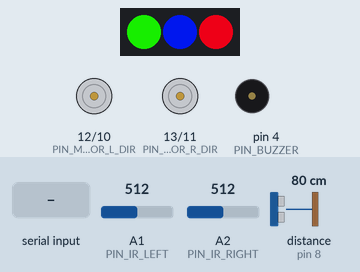
Bench run of a sketch on a simulated Arduino Uno, built with avr-gcc and run on an emulated ATmega328P. Shown: 3 RGB LEDs in strip order, left to right, direction and speed pins drawn as motors (green arrow = direction pin HIGH = forward, orange = LOW = backward, longer = more drive), buzzer (waves = sounding). Wiring (inferred from the names in the program): ultrasonic range finder: trigger pin 7; echo pin 8. Inputs (shaded band) come from the test bench; at power-on: distance to the obstacle (sensor on pin 8) 80 cm, A1 (PIN_IR_LEFT) = 512, A2 (PIN_IR_RIGHT) = 512. The echo pulse lasts 58.3 µs per cm; random numbers use the default seed unless the sketch sets one.

Above: at 1.3 s.
1.4 s: distance to the obstacle (sensor on pin 8) set to 9 cm
At 2.18 s:
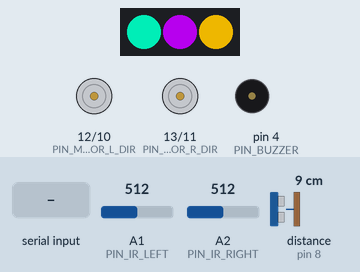
4.4 s: distance to the obstacle (sensor on pin 8) set to 6 cm
At 5.7 s:
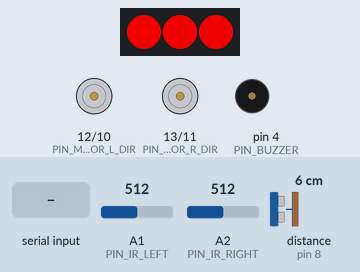
7.4 s: "V\n" received over Serial
At 7.56 s:
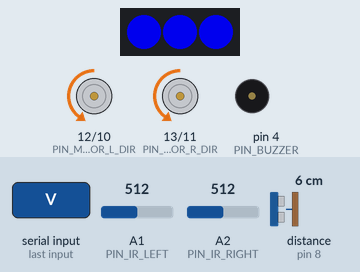
10.4 s: distance to the obstacle (sensor on pin 8) set to 11 cm
13.4 s: distance to the obstacle (sensor on pin 8) set to 14 cm
15.3 s: "start\n" received over Serial
At 16.1 s:
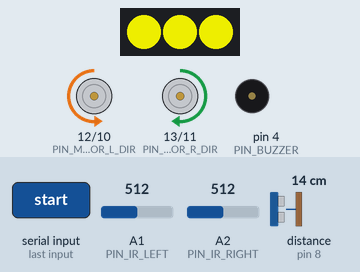
Timing chart, 0 to 19.3 s (numbered marks = the images above; inputs shaded):
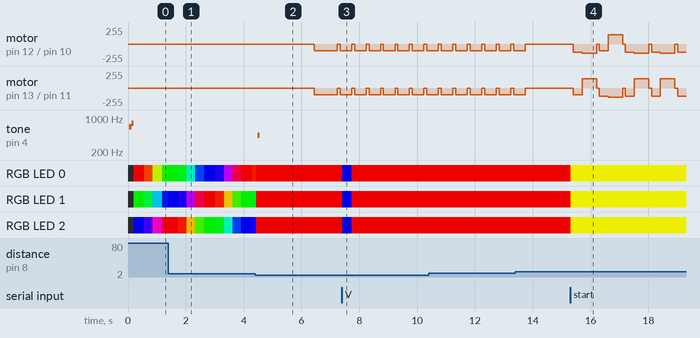

Measured:
- the behaviour switches between 8 and 7 cm on distance to the obstacle (sensor on pin 8) (found by bisection; images 1 and 2)
- after the input at 4.4 s, motor on pin 12 (PIN_MOTOR_L_DIR) / pin 10 (PIN_MOTOR_L_PWM), motor on pin 13 (PIN_MOTOR_R_DIR) / pin 11 (PIN_MOTOR_R_PWM): stopped → backward 100/255 after 2.0 s, → stopped 0.80 s later, → backward 100/255 0.10 s later; tone on pin 4 (PIN_BUZZER): silent → 439 Hz after 0.08 s, → silent 0.08 s later
- after the input at 7.4 s, RGB LED 0–2: RGB(200, 0, 0) → RGB(0, 0, 200) at once, → RGB(200, 0, 0) 0.33 s later

The sketch:

rc_car_v3_stable.ino
```cpp
/* ===== 라이브러리 ===== */
#include <Adafruit_NeoPixel.h>
#include <SoftwareSerial.h>

/* ===== 핀 번호 설정 (L298P 쉴드 고정) ===== */
#define PIN_MOTOR_L_DIR     12
#define PIN_MOTOR_L_PWM     10
#define PIN_MOTOR_R_DIR     13
#define PIN_MOTOR_R_PWM     11

#define PIN_LED             5
#define PIN_BUZZER          4

/* ===== 초음파 센서 핀 설정 ===== */
#define PIN_US_TRIG         7
#define PIN_US_ECHO         8

/* ===== 적외선 센서(좌/우) ===== */
#define PIN_IR_LEFT         A1
#define PIN_IR_RIGHT        A2

#define IR_THRESHOLD        500   // 환경 따라 튜닝(0~1023)
#define IR_DETECTED(v)      ((v) < IR_THRESHOLD)  // 값이 작아질 때 감지라면 이대로
// 값이 커질 때 감지면: #define IR_DETECTED(v) ((v) > IR_THRESHOLD)

/* ===== 주행 및 회피 설정 ===== */
#define DRIVE_SPEED         120
#define DETECT_DISTANCE_CM  15
#define EMERGENCY_CM        6

#define EMERGENCY_LOCK_MS   2000UL
#define REVERSE_MS          800UL
#define REVERSE_SPEED       100
#define RECOVER_PAUSE_MS    100UL
#define CLEAR_DISTANCE_CM   12

#define AVOID_PAUSE_MS      100UL
#define AVOID_REVERSE_MS    300UL
#define AVOID_FORWARD_MS    500UL
#define AVOID_OUTER_PWM     160
#define AVOID_INNER_PWM     70
#define AVOID_SPIN_PWM      140

#define CMD_BUFFER_SIZE     20

/* ===== 주기(성능/반응성 개선) ===== */
#define RAINBOW_INTERVAL_MS 30UL    // 레인보우 업데이트 주기
#define SONAR_INTERVAL_MS   70UL    // 초음파 측정 주기

/* ===== 블루투스 설정 ===== */
SoftwareSerial bluetooth(2, 3); // RX, TX

/* ===== NeoPixel ===== */
#define NUM_PIXELS          3
Adafruit_NeoPixel led(NUM_PIXELS, PIN_LED, NEO_GRB + NEO_KHZ800);

/* ===== [추가] 조종 모드 ===== */
enum ControlMode {
  MODE_IDLE,     // 정지(명령 대기)
  MODE_AUTO,     // 기존 자율주행
  MODE_MANUAL    // [추가] 블루투스 수동조종
};
ControlMode mode = MODE_IDLE;

/* ===== [추가] 수동조종 상태 ===== */
int manualSpeed = 160;          // 0~255 (V 명령으로 변경 가능)
int manualTurnDelta = 90;       // 좌/우 회전 시 감속폭 (원하면 튜닝)
int manualLeftPWM = 0;          // 현재 적용할 좌측 PWM(-255~255)
int manualRightPWM = 0;         // 현재 적용할 우측 PWM(-255~255)
unsigned long lastManualCmdAt = 0;
#define MANUAL_TIMEOUT_MS 600UL  // 수동 모드에서 명령 끊기면 자동 정지

/* ===== 전역 변수 ===== */
char cmdBuffer[CMD_BUFFER_SIZE];
int cmdIndex = 0;

uint16_t rainbowHue = 0;
int avoidDir = -1; // -1: 좌회전, +1: 우회전

/* 초음파 거리 캐시 */
long lastDistCm = 999;
unsigned long nextSonarAt = 0;

/* 레인보우 타이밍 */
unsigned long nextRainbowAt = 0;

/* ===== 동작 상태 ===== */
enum RunState {
  STATE_NORMAL,
  STATE_EMERGENCY_LOCK,
  STATE_RECOVERY_REVERSE,
  STATE_RECOVER_PAUSE,     // (delay 제거용) 후진 후 잠깐 멈춤
  STATE_AVOID_PAUSE,
  STATE_AVOID_REVERSE,
  STATE_AVOID_FORWARD
};
RunState runState = STATE_NORMAL;
unsigned long stateUntil = 0;

/* ==============================
 * 부저(타이머 충돌 회피)
 * ============================== */
void playToneNoTimer(int pin, int frequency, int duration) {
  long period = 1000000L / frequency;
  long pulse = period / 2;
  for (long i = 0; i < duration * 1000L; i += period) {
    digitalWrite(pin, HIGH); delayMicroseconds(pulse);
    digitalWrite(pin, LOW);  delayMicroseconds(pulse);
  }
}

/* ==============================
 * NeoPixel 유틸
 * ============================== */
void setAllPixels(uint8_t R, uint8_t G, uint8_t B) {
  for (int i = 0; i < NUM_PIXELS; i++) led.setPixelColor(i, led.Color(R, G, B));
  led.show();
}

/* [수정] 호출 1번당 1스텝만 레인보우 진행(응답성 개선) */
void showIdleRainbowStep() {
  for (int i = 0; i < NUM_PIXELS; i++) {
    int pixelHue = rainbowHue + (i * 65536L / NUM_PIXELS);
    led.setPixelColor(i, led.gamma32(led.ColorHSV(pixelHue)));
  }
  led.show();
  rainbowHue += 512; // 속도(원하면 256/1024 등으로 조절)
}

/* ==============================
 * 모터 제어
 * ============================== */
void motorStop() {
  analogWrite(PIN_MOTOR_L_PWM, 0);
  analogWrite(PIN_MOTOR_R_PWM, 0);
}

void motorSetLeft(int pwm) {
  digitalWrite(PIN_MOTOR_L_DIR, pwm >= 0 ? HIGH : LOW);
  analogWrite(PIN_MOTOR_L_PWM, abs(pwm));
}

void motorSetRight(int pwm) {
  digitalWrite(PIN_MOTOR_R_DIR, pwm >= 0 ? HIGH : LOW);
  analogWrite(PIN_MOTOR_R_PWM, abs(pwm));
}

void driveForward(int pwm) { motorSetLeft(pwm); motorSetRight(pwm); }
void driveReverse(int pwm) { motorSetLeft(-pwm); motorSetRight(-pwm); }

/* [추가] 수동 PWM 적용 */
void applyManualDrive() {
  motorSetLeft(manualLeftPWM);
  motorSetRight(manualRightPWM);
}

/* ==============================
 * 초음파 거리 측정
 * ============================== */
long readDistanceCm() {
  digitalWrite(PIN_US_TRIG, LOW); delayMicroseconds(2);
  digitalWrite(PIN_US_TRIG, HIGH); delayMicroseconds(10);
  digitalWrite(PIN_US_TRIG, LOW);

  unsigned long dur = pulseIn(PIN_US_ECHO, HIGH, 18000UL); // ~3m 내외
  return dur == 0 ? 999 : (long)(dur / 58);
}

void updateSonarIfDue(unsigned long nowMs) {
  if ((long)(nowMs - nextSonarAt) < 0) return;
  lastDistCm = readDistanceCm();
  nextSonarAt = nowMs + SONAR_INTERVAL_MS;
}

/* ==============================
 * 상태 관리
 * ============================== */
void setState(RunState s) {
  runState = s;
  switch (s) {
    case STATE_NORMAL:
      break;

    case STATE_EMERGENCY_LOCK:
      motorStop();
      setAllPixels(255, 0, 0); // 빨간색
      break;

    case STATE_RECOVERY_REVERSE:
      setAllPixels(255, 0, 0);
      driveReverse(REVERSE_SPEED);
      break;

    case STATE_RECOVER_PAUSE:
      motorStop();
      setAllPixels(255, 0, 0);
      break;

    case STATE_AVOID_PAUSE:
      motorStop();
      setAllPixels(255, 255, 0); // 주황색
      break;

    case STATE_AVOID_REVERSE:
      setAllPixels(255, 255, 0);
      driveReverse(REVERSE_SPEED);
      break;

    case STATE_AVOID_FORWARD:
      if (avoidDir < 0) {                // 좌회전
        motorSetLeft(-AVOID_SPIN_PWM);   // 왼쪽 후진
        motorSetRight( AVOID_SPIN_PWM);  // 오른쪽 전진
      } else {                           // 우회전
        motorSetLeft( AVOID_SPIN_PWM);   // 왼쪽 전진
        motorSetRight(-AVOID_SPIN_PWM);  // 오른쪽 후진
      }
      break;
  }
}

void enterEmergencyLock(unsigned long nowMs) {
  setState(STATE_EMERGENCY_LOCK);
  playToneNoTimer(PIN_BUZZER, 440, 70);
  stateUntil = nowMs + EMERGENCY_LOCK_MS;
}

void startRecoveryReverse(unsigned long nowMs, unsigned long durationMs) {
  setState(STATE_RECOVERY_REVERSE);
  stateUntil = nowMs + durationMs;
}

void startRecoverPause(unsigned long nowMs) {
  setState(STATE_RECOVER_PAUSE);
  stateUntil = nowMs + RECOVER_PAUSE_MS;
}

void recoverDecision(unsigned long nowMs) {
  // 잠깐 멈춘 뒤 거리 다시 보고 반복/복귀
  updateSonarIfDue(nowMs); // 여기선 즉시 갱신해도 OK
  if (lastDistCm <= CLEAR_DISTANCE_CM) startRecoveryReverse(nowMs, 400UL);
  else setState(STATE_NORMAL);
}

void startAvoidWithDir(unsigned long nowMs, int dir) {
  avoidDir = (dir < 0) ? -1 : 1;
  setState(STATE_AVOID_PAUSE);
  stateUntil = nowMs + AVOID_PAUSE_MS;
}

void startAvoidRandom(unsigned long nowMs) {
  avoidDir = (random(0, 2) == 0) ? -1 : 1;
  setState(STATE_AVOID_PAUSE);
  stateUntil = nowMs + AVOID_PAUSE_MS;
}

/* ==============================
 * [추가] 수동 명령 처리
 * ============================== */
void manualSetStop() {
  manualLeftPWM = 0;
  manualRightPWM = 0;
}

void manualSetForward() {
  manualLeftPWM  = manualSpeed;
  manualRightPWM = manualSpeed;
}

void manualSetBackward() {
  manualLeftPWM  = -manualSpeed;
  manualRightPWM = -manualSpeed;
}

void manualSetLeft() {
  manualLeftPWM  = -manualSpeed; // 왼쪽 후진
  manualRightPWM =  manualSpeed; // 오른쪽 전진
}

void manualSetRight() {
  manualLeftPWM  =  manualSpeed; // 왼쪽 전진
  manualRightPWM = -manualSpeed; // 오른쪽 후진
}

/* ==============================
 * 명령 처리
 * ============================== */
void processCommand() {
  // 공통: 공백 제거(간단)

  /* ===== 기존: stop/start ===== */
  if (strcmp(cmdBuffer, "stop") == 0) {
    mode = MODE_IDLE;
    setState(STATE_NORMAL);
    motorStop();
    setAllPixels(0, 0, 0);
    manualSetStop();

  } else if (strcmp(cmdBuffer, "start") == 0) {
    mode = MODE_AUTO;
    setState(STATE_NORMAL);
    nextSonarAt = 0;
    nextRainbowAt = 0;

  /* ===== [추가] 수동 모드 진입/종료 ===== */
  } else if (strcmp(cmdBuffer, "manual") == 0 || strcmp(cmdBuffer, "mstart") == 0) {
    mode = MODE_MANUAL;
    setState(STATE_NORMAL);
    manualSetStop();
    lastManualCmdAt = millis();
    // 수동 모드 표시(파랑)
    setAllPixels(0, 0, 255);

  } else if (strcmp(cmdBuffer, "mstop") == 0) {
    mode = MODE_IDLE;
    setState(STATE_NORMAL);
    motorStop();
    setAllPixels(0, 0, 0);
    manualSetStop();

  /* ===== [추가] 수동 조종 1글자 명령(F/B/L/R/S) ===== */
  } else if (strlen(cmdBuffer) == 1) {
    char c = cmdBuffer[0];

  if (mode != MODE_MANUAL) {
  mode = MODE_MANUAL;
  setAllPixels(0,0,255);
  manualSetStop();
  setAllPixels(0, 0, 255); }

    if (mode == MODE_MANUAL) {
      if      (c == 'F') manualSetForward();
      else if (c == 'B') manualSetBackward();
      else if (c == 'L') manualSetLeft();
      else if (c == 'R') manualSetRight();
      else if (c == 'S') manualSetStop();
      lastManualCmdAt = millis();
    }

  /* ===== [추가] 속도 명령: V0~V9 또는 V120 ===== */
  } else if (cmdBuffer[0] == 'V' || cmdBuffer[0] == 'v') {
    // 예: V0~V9  /  V120
    int val = atoi(cmdBuffer + 1);
    if (val >= 0 && val <= 9) {
      manualSpeed = map(val, 0, 9, 0, 255);
    } else if (val >= 0 && val <= 255) {
      manualSpeed = val;
    }
    // 수동 모드에서 속도 변경 즉시 반영하고 싶으면:
    if (mode == MODE_MANUAL) lastManualCmdAt = millis();
  }
}

void handleCommandChar(char ch) {
  if (ch == '\r') return;

  if (ch == '_' || ch == '\n') {
    cmdBuffer[cmdIndex] = '\0';
    processCommand();
    cmdIndex = 0;
  } else if (cmdIndex < CMD_BUFFER_SIZE - 1) {
    cmdBuffer[cmdIndex++] = ch;
  }
}

void checkSerialCommand() {
  while (Serial.available() > 0) handleCommandChar((char)Serial.read());
  while (bluetooth.available() > 0) handleCommandChar((char)bluetooth.read());
}

/* ==============================
 * 초기화 및 메인 루프
 * ============================== */
void setup() {
  Serial.begin(9600);
  bluetooth.begin(9600);

  pinMode(PIN_MOTOR_L_DIR, OUTPUT); pinMode(PIN_MOTOR_L_PWM, OUTPUT);
  pinMode(PIN_MOTOR_R_DIR, OUTPUT); pinMode(PIN_MOTOR_R_PWM, OUTPUT);
  pinMode(PIN_BUZZER, OUTPUT);
  pinMode(PIN_US_TRIG, OUTPUT); pinMode(PIN_US_ECHO, INPUT);

  pinMode(PIN_IR_LEFT, INPUT);
  pinMode(PIN_IR_RIGHT, INPUT);

  randomSeed(analogRead(A0));

  led.begin();
  led.setBrightness(200);
  led.show();

  motorStop();

  // 부팅음(짧게)
  playToneNoTimer(PIN_BUZZER, 659, 80);
  playToneNoTimer(PIN_BUZZER, 784, 80);
}

void loop() {
  checkSerialCommand();

  unsigned long nowMs = millis();

  /* ===== 안전을 위해 초음파는 모드 상관없이 갱신 ===== */
  updateSonarIfDue(nowMs);

  /* ===== 상태 진행(긴급/회피 시퀀스) ===== */
  if (runState != STATE_NORMAL) {
    if (nowMs >= stateUntil) {
      switch (runState) {
        case STATE_EMERGENCY_LOCK:
          startRecoveryReverse(nowMs, REVERSE_MS);
          break;

        case STATE_RECOVERY_REVERSE:
          startRecoverPause(nowMs);
          break;

        case STATE_RECOVER_PAUSE:
          recoverDecision(nowMs);
          break;

        case STATE_AVOID_PAUSE:
          setState(STATE_AVOID_REVERSE);
          stateUntil = nowMs + AVOID_REVERSE_MS;
          break;

        case STATE_AVOID_REVERSE:
          setState(STATE_AVOID_FORWARD);
          stateUntil = nowMs + AVOID_FORWARD_MS;
          break;

        case STATE_AVOID_FORWARD:
          setState(STATE_NORMAL);
          break;

        default:
          setState(STATE_NORMAL);
          break;
      }
    }
    return; // 시퀀스 중에는 사용자 조종/자율 제어 막음
  }

  /* ===== 공통 긴급 조건(모든 모드 우선) ===== */
  if (lastDistCm <= EMERGENCY_CM) {
    enterEmergencyLock(nowMs);
    return;
  }

  /* ===== IDLE 모드 ===== */
  if (mode == MODE_IDLE) {
    motorStop();
    // IDLE 표시 레인보우(선택)
    if ((long)(nowMs - nextRainbowAt) >= 0) {
      showIdleRainbowStep();
      nextRainbowAt = nowMs + RAINBOW_INTERVAL_MS;
    }
    return;
  }

  /* ===== MANUAL 모드 ===== */
  if (mode == MODE_MANUAL) {
    // 명령 끊기면 정지(안전)
    if (nowMs - lastManualCmdAt > MANUAL_TIMEOUT_MS) {
      manualSetStop();
    }

    // 수동 모드 LED 표시(파랑 유지하고 싶으면 여기서 유지)
    // setAllPixels(0, 0, 255); // 너무 자주 show()하면 부담이라 보통은 진입 시 1회만

    applyManualDrive();

    // (선택) 수동 모드에서도 가까우면 경고 회피를 넣고 싶다면 여기서 DETECT_DISTANCE_CM 처리 가능
    // if (lastDistCm <= DETECT_DISTANCE_CM) startAvoidRandom(nowMs);

    return;
  }

  /* ===== AUTO 모드(기존 로직) ===== */
  if (mode == MODE_AUTO) {
    /* ===== NORMAL: IR 좌/우 회피 (초음파보다 우선) ===== */
    int irL = analogRead(PIN_IR_LEFT);
    int irR = analogRead(PIN_IR_RIGHT);

    bool hitL = IR_DETECTED(irL);
    bool hitR = IR_DETECTED(irR);

    if (hitL && !hitR) {        // 왼쪽 감지 -> 오른쪽으로 회피
      startAvoidWithDir(nowMs, +1);
      return;
    } else if (!hitL && hitR) { // 오른쪽 감지 -> 왼쪽으로 회피
      startAvoidWithDir(nowMs, -1);
      return;
    } else if (hitL && hitR) {  // 양쪽 감지 -> 랜덤 회피
      startAvoidRandom(nowMs);
      return;
    }

    /* ===== LED 레인보우(주기 제한) ===== */
    if ((long)(nowMs - nextRainbowAt) >= 0) {
      showIdleRainbowStep();
      nextRainbowAt = nowMs + RAINBOW_INTERVAL_MS;
    }

    /* ===== 전진 ===== */
    driveForward(DRIVE_SPEED);

    /* ===== 초음파 기반 회피 ===== */
    if (lastDistCm <= DETECT_DISTANCE_CM) {
      startAvoidRandom(nowMs);
    }
  }
}
```
